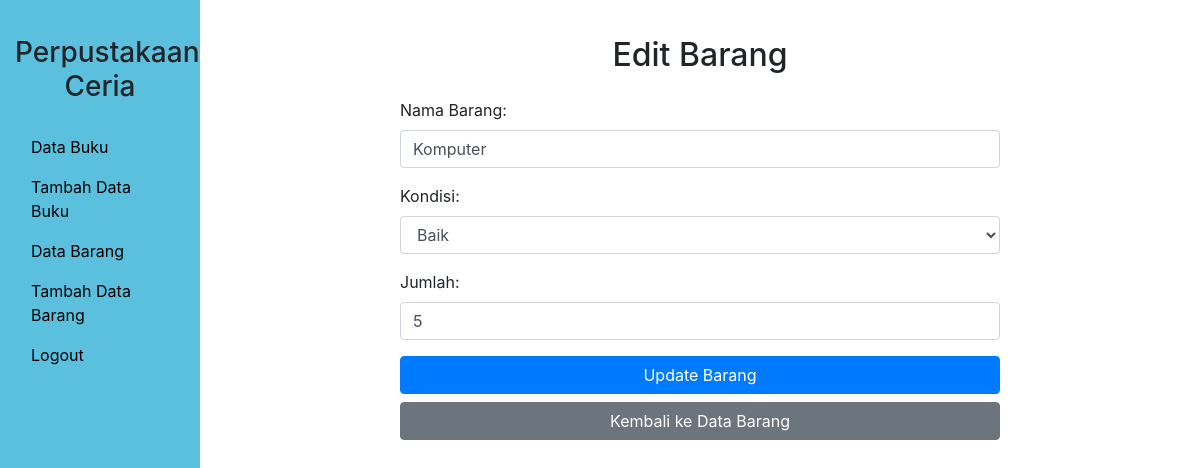
Screenshot of /edit_barang.php?id_barang=1 with the database file from the repository.
### tables this page shows
CREATE TABLE `barang` (
  `id_barang` int(11) NOT NULL,
  `namabarang` varchar(100) NOT NULL,
  `kondisi` varchar(50) NOT NULL,
  `jumlah` int(11) NOT NULL
);

### edit_barang.php (the view, shortened to what this page needs)
<?php
$conn = new mysqli("localhost", "root", "", "perpustakaan");
$id_barang = $_GET['id_barang'];
$sql = "SELECT * FROM barang WHERE id_barang='$id_barang'";
$result = $conn->query($sql);
$row = $result->fetch_assoc();
?>
<!DOCTYPE html>
<html lang="en">
<head>
    <link rel="stylesheet" href="https://maxcdn.bootstrapcdn.com/bootstrap/4.5.2/css/bootstrap.min.css">
    <link rel="stylesheet" href="styledashboard.css">
</head>
<body>
<div class="container-fluid">
    <div class="row">
        <div class="col-md-2 sidebar">
            <h3 class="text-black text-center py-3">Perpustakaan Ceria</h3>
            <ul class="nav flex-column">
            <li class="nav-item">
                    <a class="nav-link " href="dashboard.php" style="color: #000000;">Data Buku</a>
                </li>
                <li class="nav-item">
                    <a class="nav-link" href="tambahdata.php" style="color: #000000;">Tambah Data Buku</a>
                </li>
                <li class="nav-item">
                    <a class="nav-link active" href="databarang.php" style="color: #000000;">Data Barang</a>
                </li>
                <li class="nav-item">
                    <a class="nav-link" href="tambahbarang.php" style="color: #000000;">Tambah Data Barang</a>
                </li>
                <li class="nav-item">
                    <a class="nav-link" href="index.php" style="color: #000000;">Logout</a>
                </li>
            </ul>
        </div>
        <div class="col-md-10 content">
            <h2 class="text-center py-3">Edit Barang</h2>
            <form method="post" class="mx-auto" style="max-width: 600px;">
                <div class="form-group">
                    <label for="nama_barang">Nama Barang:</label>
                    <input type="text" class="form-control" id="nama_barang" name="nama_barang" value="<?php echo $row['namabarang']; ?>" required>
                </div>
                <div class="form-group">
                    <label for="kondisi">Kondisi:</label>
                    <select class="form-control" id="kondisi" name="kondisi" required>
                        <option value="Baik" <?php if($row['kondisi'] == 'Baik') echo 'selected'; ?>>Baik</option>
                    </select>
                </div>
                <div class="form-group">
                    <label for="jumlah">Jumlah:</label>
                    <input type="number" class="form-control" id="jumlah" name="jumlah" value="<?php echo $row['jumlah']; ?>" required>
                </div>
                <button type="submit" class="btn btn-primary btn-block">Update Barang</button>
                <a href="databarang.php" class="btn btn-secondary btn-block">Kembali ke Data Barang</a>
            </form>
        </div>
    </div>
</div>
</body>
</html>

### styledashboard.css (style rules this page uses)
html, body { height: 100%; margin: 0; }
.container-fluid { height: 100%; }
.row { height: 100%; }
.sidebar { background-color: #5bc0de; height: 100%; padding-top: 20px; }
.content { padding: 20px; overflow-y: auto; }

### rows the page displays
barang: nama_barang "Komputer", kondisi "Baik", jumlah "5"
